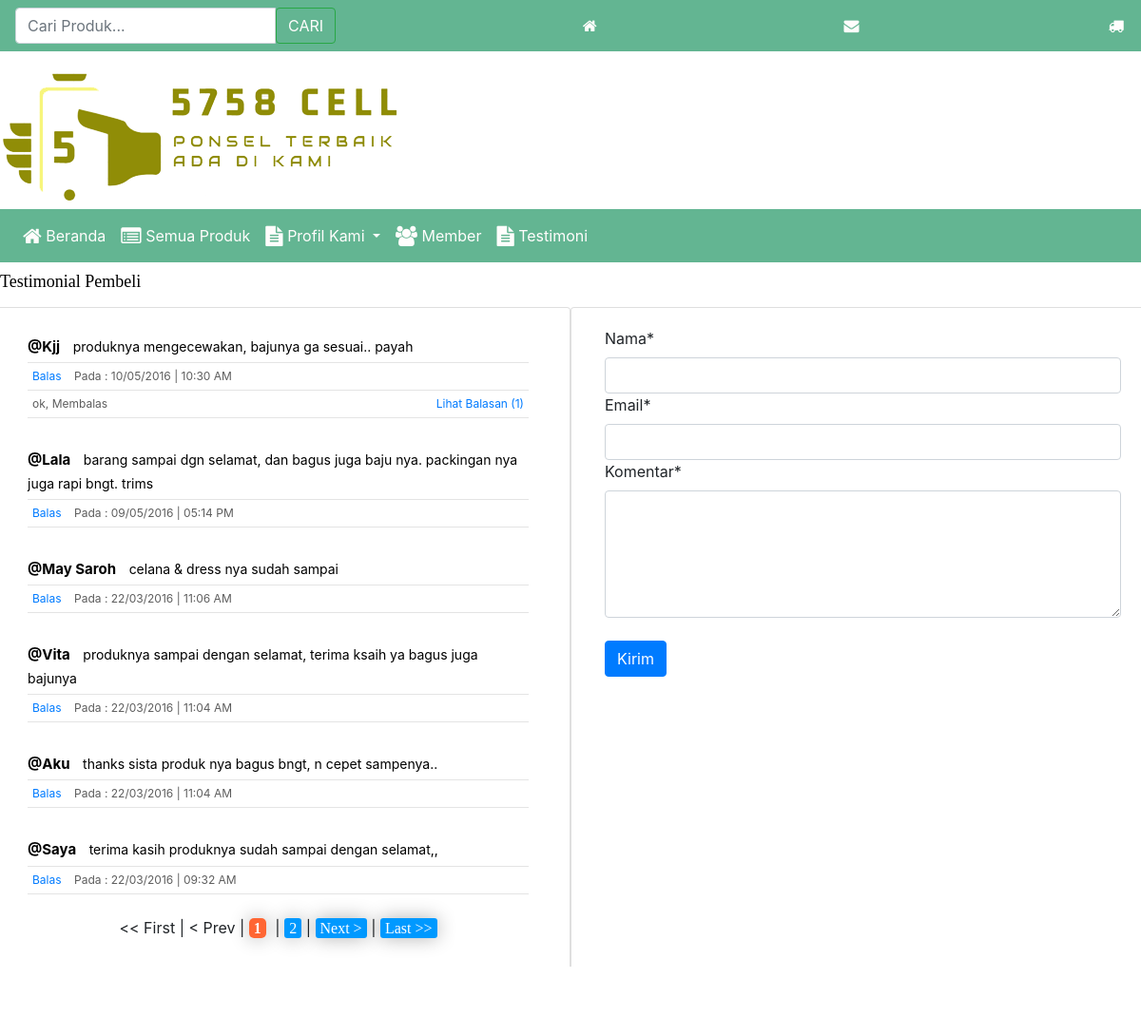
The app's page /index.php?l=lihat&aksi=testi with its own data.
### tables this page shows
CREATE TABLE `komentar` (
  `id_komen` int(10) NOT NULL,
  `id_prod` int(10) NOT NULL,
  `jwb` int(2) NOT NULL,
  `balas` int(10) NOT NULL,
  `nama` varchar(25) NOT NULL,
  `nm_bls` varchar(25) NOT NULL,
  `email` varchar(25) NOT NULL,
  `komentar` text NOT NULL,
  `tgl` varchar(17) NOT NULL,
  `jam` varchar(12) NOT NULL,
  `admin` enum('Y','N') NOT NULL
);

### testi.php (the view)
<?
if($_GET[bls]=='balas'){
echo"<a href='index.php?l=lihat&aksi=testi' class='ada'>Kembali </a><br />
<br />
";
echo"<div class='row'><div class='card border-ligh col-sm-6'>
  <div class='card-body'> ";
 $komentar = mysql_query("SELECT * FROM komentar WHERE id_prod='0' AND id_komen=$_GET[id_km] ORDER BY id_komen DESC");
    if(mysql_num_rows($komentar) > 0){
        while($c=mysql_fetch_array($komentar)){
		$komen=wordwrap($c[komentar],90, "<br />\n", 1);
            echo "
		<div class='komentar_utama'>
		<span class='nama_k'>@$c[nama] </span><span class='isi_komen'>$komen</span>
		<div class='garis_k'>
		Pada : $c[tgl] | $c[jam] </div>
		";
 $balasan = mysql_query("SELECT * FROM komentar WHERE id_prod='0' AND jwb='1' and balas=$c[id_komen] ORDER BY id_komen DESC");
 $jml=mysql_num_rows($balasan);
    if($jml > 0){
	echo"
		<div class='garis_k2'>";
		  while($bl=mysql_fetch_array($balasan)){
		echo"<a >$bl[nama]</a>,
		";
		}
		echo"Membalas
		 <a class='kanan_b'>Balasan ($jml)</a></div>
";
}
echo"</div>";
$komentar2 = mysql_query("SELECT * FROM komentar WHERE id_prod='0' AND balas=$c[id_komen] ORDER BY id_komen DESC");
    if(mysql_num_rows($komentar2) > 0){
        while($c2=mysql_fetch_array($komentar2)){
		$komen2=wordwrap($c2[komentar],80, "<br />\n", 1);
            echo "
		<div class='komentar_utama2'>
		<span class='nama_k'>@$c2[nama] </span><span class='isi_komen'>$komen2</span>
		<div class='garis_k'>
		<a href='index.php?l=lihat&aksi=testi&id_km=$c2[id_komen]&bls=balas'>Balas</a>&nbsp; &nbsp;
		Pada : $c2[tgl] | $c2[jam] </div>
		";
 $balasan = mysql_query("SELECT * FROM komentar WHERE id_prod='0' AND jwb='1' and balas=$c2[id_komen] ORDER BY id_komen DESC");
 $jml=mysql_num_rows($balasan);
    if($jml > 0){
	echo"
		<div class='garis_k2'>";
		  while($bl=mysql_fetch_array($balasan)){
		echo"<a >$bl[nama]</a>,
		";
		}
		echo" Membalas
		 <a class='kanan_b' href='index.php?l=lihat&aksi=testi&id_km=$c2[id_komen]&bls=balas'>Lihat Balasan ($jml)</a></div>
";
}
echo"</div>";
}
}
        }
}
 echo"</div></div>";
 ?>
<div class='card border-ligh col-sm-6'>
  <div class='card-body'>
<form  method="post" action="proseskomen.php?pilih=balastesti&id_km=<?=$_GET[id_km]?>">
	<div class="element-input"><label class="title">Nama<span class="required">*</span></label>
	<input class="form-control"  type="text" name="nama" required="required" value="<?= $_SESSION[namamember] ?>"/></div>
	<div class="element-email"><label class="title">Email<span class="required">*</span></label>
	<input class="form-control"  type="email" name="email" required="required" value="<?=$_SESSION[email]?>"/></div>
	<div class="element-textarea"><label class="title">Komentar<span class="required">*</span></label><textarea class="form-control"  name="isi" cols="20" rows="5" required="required"></textarea></div>
<br />
	<input class="btn btn-primary" type="submit" value="Kirim"/>
<br />
</form>
</div>
</div>
</div>
<? }else{?>
<?
echo"<div class='row'><div class='card border-ligh col-sm-6'>
  <div class='card-body'> ";
  $p      = new Paging2;
  $batas  = 6;
  $posisi = $p->cariPosisi($batas);
 $komentar = mysql_query("SELECT * FROM komentar WHERE id_prod='0' AND jwb='0' ORDER BY id_komen DESC  LIMIT $posisi,$batas");
 	$jmldata     = mysql_num_rows(mysql_query("SELECT * FROM komentar WHERE id_prod='0' AND jwb='0' "));
    $jmlhalaman  = $p->jumlahHalaman($jmldata, $batas);
    $linkHalaman = $p->navHalaman($_GET[halaman], $jmlhalaman);
    if(mysql_num_rows($komentar) > 0){
        while($c=mysql_fetch_array($komentar)){
		$komen=wordwrap($c[komentar],90, "<br />\n", 1);
            echo "
		<div class='komentar_utama'>
		<span class='nama_k'>@$c[nama] </span><span class='isi_komen'>$komen</span>
		<div class='garis_k'><a href='index.php?l=lihat&aksi=testi&id_km=$c[id_komen]&bls=balas'>Balas</a>&nbsp; &nbsp;
		Pada : $c[tgl] | $c[jam] </div>
		";
 $balasan = mysql_query("SELECT * FROM komentar WHERE id_prod='0' AND jwb='1' and balas=$c[id_komen] ORDER BY id_komen DESC");
 $jml=mysql_num_rows($balasan);
    if($jml > 0){
	echo"
		<div class='garis_k2'>";
		  while($bl=mysql_fetch_array($balasan)){
		echo"<a >$bl[nama]</a>,
		";
		}
		echo"Membalas
		 <a class='kanan_b' href='index.php?l=lihat&aksi=testi&id_km=$c[id_komen]&bls=balas'>Lihat Balasan ($jml)</a></div>
";
}
echo"</div>";
}
 if($jmldata >= $batas){ echo"
		 <div class='navi' align='center' >$linkHalaman </div><br />";}
 }
 echo"</div></div>";
 ?>
<div class='card border-ligh col-sm-6'>
  <div class='card-body'>
<form  method="post" action="proseskomen.php?pilih=komentesti">
	<div class="element-input"><label class="title">Nama<span class="required">*</span></label>
	<input class="form-control"  type="text" name="nama" required="required" value="<?= $_SESSION[namamember] ?>"/></div>
	<div class="element-email"><label class="title">Email<span class="required">*</span></label>
	<input class="form-control"  type="email" name="email" required="required" value="<?=$_SESSION[email]?>"/></div>
	<div class="element-textarea"><label class="title">Komentar<span class="required">*</span></label><textarea class="form-control"  name="isi" cols="20" rows="5" required="required"></textarea></div>
<br />
	<input class="btn btn-primary" type="submit" value="Kirim"/>
<br />
</form>
 </div>
</div>
</div>
<? }?>
				  </div>

### index.php (shortened to what this page needs)
<?php
  include "config/class_paging.php";
  $aksi=$_GET[aksi];
?>
<!DOCTYPE html>
<html>
<head>
<link rel="stylesheet" href="bootstrap4/bootstrap.min.css">
<link rel="stylesheet" href="bootstrap4/produk.css" type="text/css" media="screen">
 <link rel="stylesheet" href="bootstrap4/icon/font/css/font-awesome.min.css">
    <link rel="stylesheet" href="bootstrap4/icon/ionicons.min.css">
</head>
<body>
<div class="container1">
  <header id="header">
    <div class="row">
      <div class="col-lg-12 col-md-12">
	  <nav class="navbar fixed-top navbar-light" style="background-color:#63b592;">
	      <form action='index.php?l=lihat&aksi=cariproduk' method='post' >
		  <div class='input-group'>
                    <input type='text' name='cari' class='form-control' placeholder='Cari Produk...'>
                    <span class='input-group-btn'>
					<input style="color:#fffdfc;" type='submit' name='submit' class='btn btn-outline-success ' value='CARI'>
                    </span>
                  </div>
	       </form>
	 <a style="color:#fffdfc;" href="index.php"><i class="fa fa-home"></i> </a>
	 <a style="color:#fffdfc;" href="index.php?l=lihat&aksi=testi"><i class="fa fa-envelope"></i></a>
	 <a style="color:#fffdfc;" href='index.php?l=lihat&aksi=ongkir'><i class="fa fa-truck fa-fw"></i></a>
    </nav>
   </div></br></br></br>
     <div class="col-lg-12 col-md-12">
        <a href="#"><img src="foto/foto_banner/logo.png" alt=""></a>
    </div>
    </div>
  </header>
  <div id="navarea">
  <nav class="navbar navbar-expand-lg navbar-light" style="background-color:#63b592;">
  <div class="collapse navbar-collapse" id="navbarSupportedContent">
    <ul class="navbar-nav mr-auto" >
      <li class="nav-item">
        <a class="nav-link" href="index.php" style="color: #fffdfc" ><i class="fa fa-home fa-lg"></i> Beranda </a>
      </li>
      <li class="nav-item">
        <a class="nav-link" href="?l=lihat&aksi=allproduk" style="color: #fffdfc"><i class="fa fa-list-alt fa-lg"></i> Semua Produk</a>
      </li>
      <li class="nav-item dropdown">
        <a class="nav-link dropdown-toggle" href="#" id="navbarDropdown" role="button" data-toggle="dropdown" aria-haspopup="true" aria-expanded="false" style="color: #fffdfc">
          <i class="fa fa-file-text fa-lg"></i> Profil Kami
        </a>
      </li>
	  <? if( $_SESSION[kustomer]==''){?>
    <li class="nav-item">
        <a style="color: #fffdfc" class="nav-link" href="index.php?l=lihat&aksi=login&cek=cek"><i class="fa fa-users fa-lg"></i> Member</a>
      </li>
 <? }?>
      <li class="nav-item">
        <a style="color: #fffdfc" class="nav-link" href="?l=lihat&aksi=testi"><i class="fa fa-file-text fa-lg"></i> Testimoni</a>
      </li>
    </ul>
  </div>
</nav>
  </div>
  <section id="mainContent">
  				<? if($_GET[l]=='lihat'){include"utama.php";}
			   else{include"tengah.php";}
			?>
 <footer class="navbar navbar-expand-lg">
        <p class="float-right"><a href="#">Back to top</a></p>
        <p>&copy; 2017-2018 Company, Inc. &middot; <a href="#">Privacy</a> &middot; <a href="#">Terms</a></p>
</footer>
</body>
</html>

### utama.php (shortened to what this page needs)
<?
if($aksi=='kranjang'){
echo"<div class='card'>
  <div class='card-header'>
 Keranjang Belanja
  </div>
 <div class='card-body'>";
$sid = session_id();
	$sql = mysql_query("SELECT * FROM orders_temp, produk
			                WHERE id_session='$sid' AND orders_temp.id_produk=produk.id_produk");
  $ketemu=mysql_num_rows($sql);
  if($ketemu < 1){
    echo "
<center>
	<strong>Belum Ada Menu Produk Dikeranjang Anda Lihat <a href='?l=lihat&aksi=allproduk'>Daftar Menu Produk</a></strong>
</center>";
	  $sql=mysql_query("SELECT * FROM produk ORDER BY rand() LIMIT 9");
  echo "  </div>
</div><h2>Produk Lainnya</h2>
 ";
  while ($r=mysql_fetch_array($sql)){
  include "diskon_stok.php";
echo"
<div class='product-info'>
 <a href='index.php?l=lihat&aksi=detail&id_p=$r[id_produk]'>
<center><img src='foto/foto_produk/$r[gambar]'  title='Lihat $r[nama_produk]' /></center>
</a>
";
     if ($d!=0){echo"
            <div class='diskon'> $r[diskon]% </div>";
    }else{echo"";
    }
            echo"
		   <div class='nama_p_besar'>$r[nama_produk]</div>
         $divharga
</div>
";
  }
  echo"<div class='cl'></div>";
  if($jmldata >= $batas){ echo"
		 <div class='navi' align='center' >$linkHalaman </div><br />";}
    }
  else{
    include"keranjang.php";
	echo"
   </div>
</div>";
  }
echo"</div>";
}
elseif($aksi=='testi'){
echo"<h2 class='nama'>Testimonial Pembeli</h2>
<div class='bok3'>
	";
include"testi.php";
 echo"</div>";
}
elseif($aksi=='detail'){
include"detailproduk.php";
}
elseif($aksi=='detailorder'){
include"detailpesanan.php";
}
elseif($aksi=='detail_tamu'){
include"detailpesanan_tamu.php";
}
elseif($aksi=='konfirmasi'){
include"konfirmasi.php";
}
elseif($aksi=='konfirmasi_tamu'){
include"konfirmasi_tamu.php";
}
elseif($aksi=='editpengiriman'){
echo"
<h2 class='nama'>Edit Pengiriman</h2>
<div class='bok2'>";
    include"editpengiriman.php";
echo"</div>";
}
elseif($aksi=='login'){
include"loginmember.php";
}
elseif($aksi=='gantilogin'){
include"ganti_paswd.php";
}
?>

### config/class_paging.php (shortened to what this page needs)
<?php
class Paging2{
function cariPosisi($batas){
if(empty($_GET['halaman'])){
	$posisi=0;
}
else{
	$posisi = ($_GET['halaman']-1) * $batas;
}
return $posisi;
}
function jumlahHalaman($jmldata, $batas){
$jmlhalaman = ceil($jmldata/$batas);
return $jmlhalaman;
}
function navHalaman($halaman_aktif, $jmlhalaman){
$link_halaman = "";
if($halaman_aktif > 1){
	$prev = $halaman_aktif-1;
	$link_halaman .= "<a href=index.php?l=lihat&aksi=testi&halaman=1><< First</a> |
                    <a href=index.php?l=lihat&aksi=testi&halaman=$prev>< Prev</a> | ";
}
else{
	$link_halaman .= "<< First | < Prev |";
}
$angka = ($halaman_aktif > 3 ? " ... " : " ");
for ($i=$halaman_aktif-2; $i<$halaman_aktif; $i++){
  if ($i < 1)
  	continue;
	  $angka .= "<a href=index.php?l=lihat&aksi=testi&halaman=$i>$i</a> | ";
  }
	  $angka .= "  <b>$halaman_aktif</b> | ";
    for($i=$halaman_aktif+1; $i<($halaman_aktif+3); $i++){
    if($i > $jmlhalaman)
      break;
	  $angka .= "<a href=index.php?l=lihat&aksi=testi&halaman=$i>$i</a> | ";
    }
	  $angka .= ($halaman_aktif+2<$jmlhalaman ? " ... <a href=index.php?l=lihat&aksi=testi&halaman=$jmlhalaman>$jmlhalaman</a> | " : " ");
$link_halaman .= "$angka";
if($halaman_aktif < $jmlhalaman){
	$next = $halaman_aktif+1;
	$link_halaman .= " <a href=index.php?l=lihat&aksi=testi&halaman=$next>Next ></a> |
                     <a href=index.php?l=lihat&aksi=testi&halaman=$jmlhalaman>Last >></a> ";
}
else{
	$link_halaman .= " Next > | Last >>";
}
return $link_halaman;
}
}
?>

### records on screen
komentar: nama "Kjj", komentar "produknya mengecewakan, bajunya ga sesuai.. payah", tgl "10/05/2016", jam "10:30 AM", jml "1"
komentar: nama "ok"
komentar: nama "Lala", komentar "barang sampai dgn selamat, dan bagus juga baju nya. packingan nya juga rapi bngt. trims", tgl "09/05/2016", jam "05:14 PM"
komentar: nama "May Saroh", komentar "celana & dress nya sudah sampai", tgl "22/03/2016", jam "11:06 AM"
komentar: nama "Vita", komentar "produknya sampai dengan selamat, terima ksaih ya bagus juga bajunya", tgl "22/03/2016", jam "11:04 AM"
komentar: nama "Aku", komentar "thanks sista produk nya bagus bngt, n cepet sampenya..", tgl "22/03/2016", jam "11:04 AM"
komentar: nama "Saya", komentar "terima kasih produknya sudah sampai dengan selamat,,", tgl "22/03/2016", jam "09:32 AM"

### other values on screen
$halaman_aktif "1"
